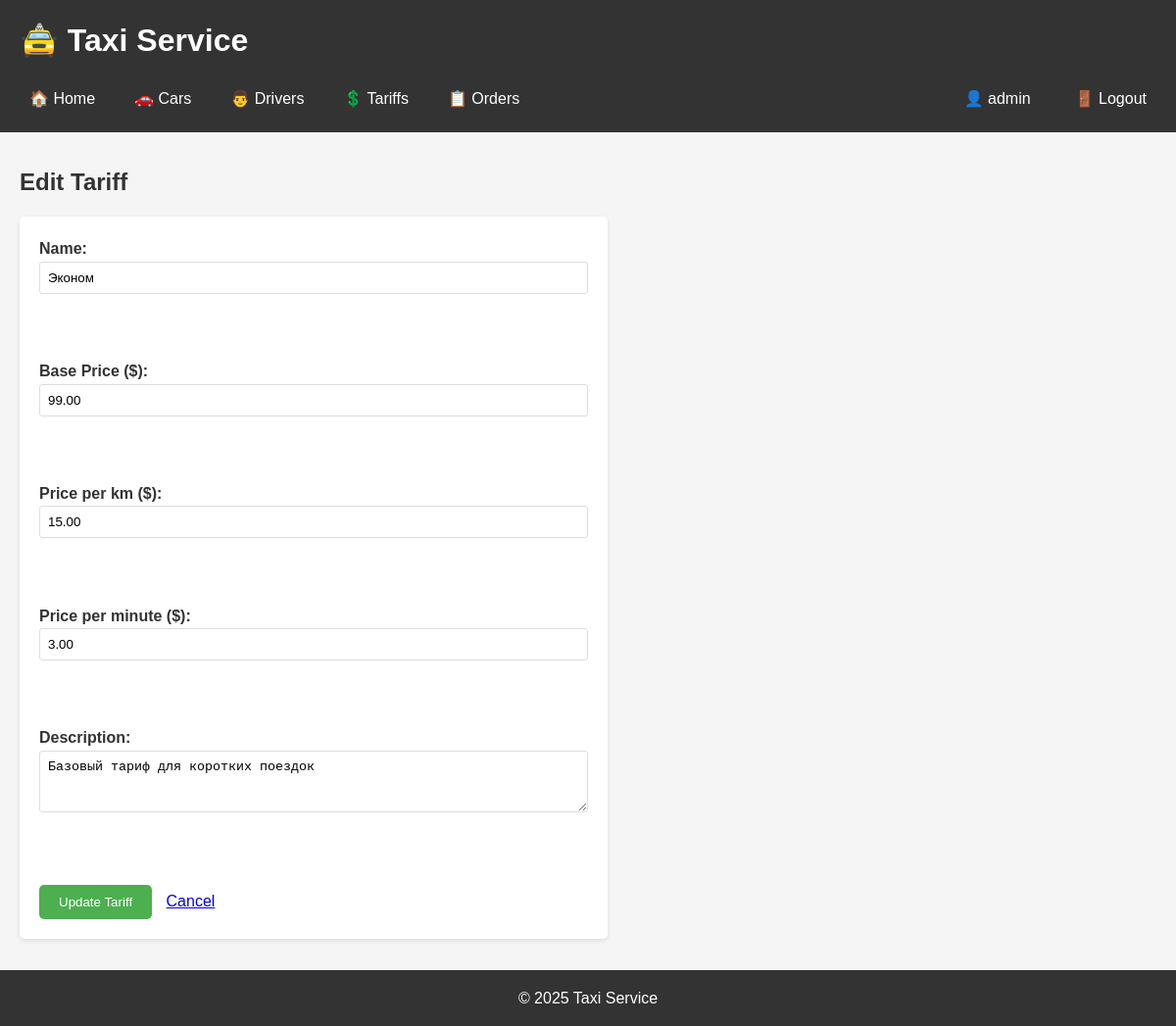
Page /pages/tariff_form.php?id=1 (signed in) on the committed database.
### tables this page shows
CREATE TABLE `tariffs` (
  `tariff_id` int(11) NOT NULL,
  `name` varchar(50) NOT NULL,
  `base_price` decimal(10,2) NOT NULL,
  `price_per_km` decimal(10,2) NOT NULL,
  `price_per_minute` decimal(10,2) NOT NULL,
  `description` text DEFAULT NULL
);

### pages/tariff_form.php (the view, shortened to what this page needs)
<?php
require_once "../includes/auth.php";
$tariff = null;
if (isset($_GET["id"])) {
    $stmt = $pdo->prepare("SELECT * FROM tariffs WHERE tariff_id = ?");
    $stmt->execute([$_GET["id"]]);
    $tariff = $stmt->fetch();
}
include "../includes/header.php";
?>
<h2><?= $tariff ? "Edit Tariff" : "Add Tariff" ?></h2>
<form action="../actions/<?= $tariff ? "edit" : "add" ?>_tariff.php" method="POST">
    <label>Name:<br><input type="text" name="name" value="<?= htmlspecialchars($tariff["name"] ?? "") ?>" required></label><br><br>
    <label>Base Price ($):<br><input type="number" step="0.01" name="base_price" value="<?= $tariff["base_price"] ?? "" ?>" required></label><br><br>
    <label>Price per km ($):<br><input type="number" step="0.01" name="price_per_km" value="<?= $tariff["price_per_km"] ?? "" ?>" required></label><br><br>
    <label>Price per minute ($):<br><input type="number" step="0.01" name="price_per_minute" value="<?= $tariff["price_per_minute"] ?? "" ?>" required></label><br><br>
    <label>Description:<br><textarea name="description" rows="3"><?= htmlspecialchars($tariff["description"] ?? "") ?></textarea></label><br><br>
    <button type="submit" style="background: #4CAF50; color: white; padding: 10px 20px; border: none; border-radius: 5px; cursor: pointer;"><?= $tariff ? "Update" : "Add" ?> Tariff</button>
    <a href="tariffs.php" style="margin-left: 10px;">Cancel</a>
</form>
<?php include "../includes/footer.php"; ?>

### assets/style.css (style rules this page uses)
* { margin: 0; padding: 0; box-sizing: border-box; }
body { font-family: Arial, sans-serif; background-color: #f5f5f5; color: #333; line-height: 1.6; }
h2 { margin-bottom: 1rem; color: #333; }
form { background: white; padding: 20px; border-radius: 5px; box-shadow: 0 2px 5px rgba(0,0,0,0.1); max-width: 600px; }
form label { display: block; margin-bottom: 5px; font-weight: bold; }
form input, form select, form textarea { width: 100%; padding: 8px; margin-bottom: 10px; border: 1px solid #ddd; border-radius: 3px; }
form button { background: #4CAF50; color: white; padding: 10px 20px; border: none; border-radius: 5px; cursor: pointer; }

### rows in the picture
tariffs: name "Эконом", base_price "99.00", price_per_km "15.00", price_per_minute "3.00", description "Базовый тариф для коротких поездок"

### other values in the picture
$_SESSION['username'] "admin"
